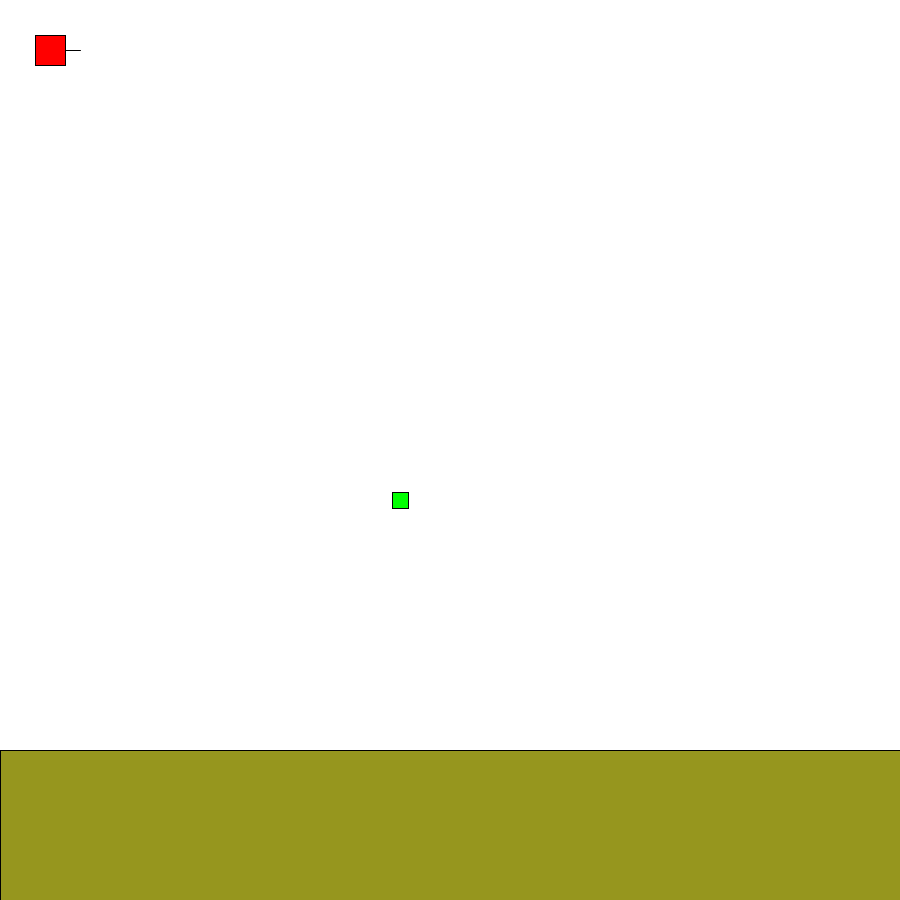
Frame 1 (no input)
Frame 60 (the mouse pressed at the canvas centre just before this capture): identical to frame 1, image omitted
Frame 120 (the mouse held since frame 60 and released just before this capture): identical to frame 1, image omitted

The Processing sketch that drew this single still picture (run headless with seeded random() and noise(); from frame 60 on, the mouse is pressed at the canvas centre):

// Processing sketch: gamesketch
// ── gamesketch.pde

  //-- Defining variables
  
  boolean moveU = true, moveD = true, moveL = true, moveR = true;
  boolean weapon = true;
  String weaponkind = "G17";
  String side = "left";
  int gunLength = 30;
  int playerspeed = 5;
  int playerX = 50, playerY = 50;
  int gunY = playerY;
  int gunX = playerX+gunLength;
  int lineX=playerX+15, lineY = playerY;
  int crateCornerULX;
  int crateCornerDRX;
  int crateCornerULY;
  int crateCornerDRY;
  int ammo;
  int ammomax;
  color playerColor = color(255,0,0);
  color crateColor = color(0,255,0);
  color menuColor = color(150,150,30); 
  //--

// Setup
void setup() {
  size(900,900);
  
}

//-- Draw loop
void draw() {
  smooth();
  background(255,255,255);
  gunCrate("ak47",400,500);
  testDirection();
  playerCreate();
  playerGunCreate();
  menu();
}

//--- Stats, health, ammo etc.
void menu() {
  rectMode(CORNERS);
  fill(menuColor);
  rect(0,750,width,height);

}




//-- MapBordersfix
void testDirection() {
  if (gunX >= width) {moveR=false;}else{moveR=true;}
  if (gunX <= 0) {moveL=false;}else{moveL=true;}
  if (gunY <= 0) {moveU=false;}else{moveU=true;}
  if (gunY >= height-150) {moveD=false;}else{moveD=true;}

}  


//-- Movement
void keyPressed() {
  smooth();
  println("playerX: "+playerX, "playerY: "+playerY); 
  
  if (keyCode == UP) {
    if (moveU == true) {playerY=playerY-playerspeed;}else{}
    lineX=playerX;
    lineY=playerY-15;
    gunY=playerY-gunLength;    
    gunX=playerX;

  }
  
  if (keyCode == LEFT) {
    if (moveL == true) {playerX=playerX-playerspeed;} 
    lineX=playerX-15;
    lineY=playerY;
    gunY=playerY;
    gunX=playerX-gunLength;

  }
  
  if (keyCode == RIGHT) {
    if (moveR == true){playerX=playerX+playerspeed;} 
    lineX=playerX+15;
    lineY=playerY;
    gunY=playerY;
    gunX=playerX+gunLength;
 
  }
  
  if (keyCode == DOWN) {
    if (moveD == true){playerY=playerY+playerspeed;} 
    lineX=playerX;
    lineY=playerY+15;
    gunY=playerY+gunLength;  
    gunX=playerX;
    
  }
}

//---------- Player and gun -------------

void playerCreate() {
  rectMode(CENTER);
  fill(playerColor);
  rect(playerX,playerY,30,30);
  
}



void playerGunCreate() {
  if (weaponkind == "ak47") {gunLength = 35;}
  else {gunLength = 30;}
  fill(0,200,0);
  line(lineX,lineY,gunX,gunY);
  fill(0,200,0);
}

// --------------------------------------


//---------- Gun Crate ------------------




void gunCrateSprite(int gsX, int gsY){
  fill(crateColor);
  rectMode(CENTER);
  rect(gsX,gsY,16,16);
  crateCornerULX = gsX-8;
  crateCornerULY = gsY-8;
  crateCornerDRX = gsX+8;
  crateCornerDRY = gsY+8;
if(playerX > crateCornerULX && playerX < crateCornerDRX && playerY > crateCornerULY && playerY < crateCornerDRY){
    print("YUPYUPYUPYUP");
    weaponkind = "ak47";
  }
  
  
}

void gunCrate(String cratekind, int gsX, int gsY) {
  if (cratekind == "ak47"){gunCrateSprite(gsX,gsY);}
}

//--------------------------------
